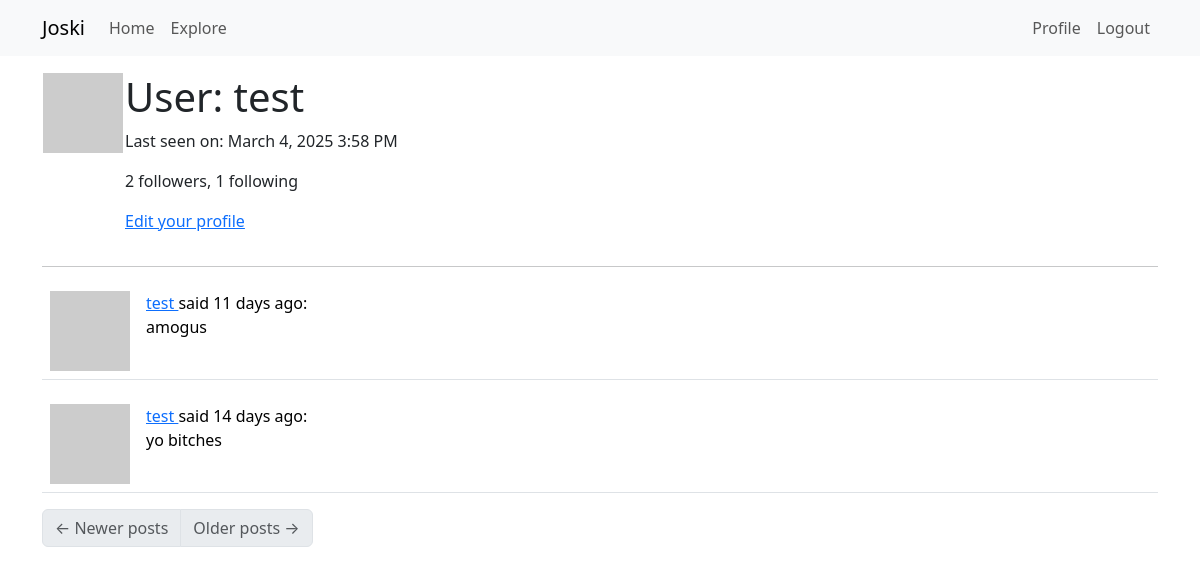
The page /user/test (signed in) on the database as committed earlier.
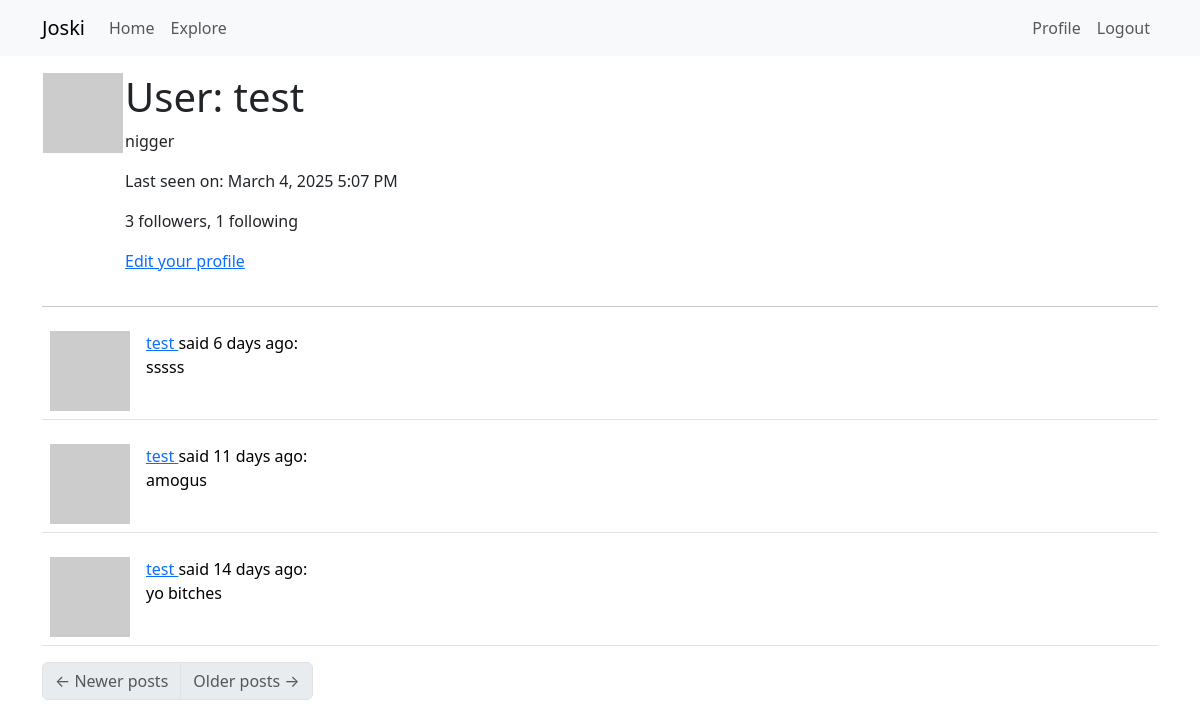
The same page on the database as committed later.
### app/models.py (models this page shows, shortened)
class User(UserMixin, db.Model):
    id: saorm.Mapped[int] = saorm.mapped_column(primary_key=True)
    username: saorm.Mapped[str] = saorm.mapped_column(sa.String(64), index=True, unique=True)
    email: saorm.Mapped[str] = saorm.mapped_column(sa.String(120), index=True, unique=True)
    password_hash: saorm.Mapped[typing.Optional[str]] = saorm.mapped_column(sa.String(256))
    about_me: saorm.Mapped[typing.Optional[str]] = saorm.mapped_column(sa.String(140))
    last_seen: saorm.Mapped[typing.Optional[datetime]] = saorm.mapped_column(default=lambda: datetime.now(timezone.utc))
    posts: saorm.WriteOnlyMapped['Post'] = saorm.relationship(back_populates='author')
    following: saorm.WriteOnlyMapped['User'] = saorm.relationship(
        secondary=followers, primaryjoin=(followers.c.follower_id == id),
        secondaryjoin=(followers.c.followed_id == id),
        back_populates='followers')
    followers: saorm.WriteOnlyMapped['User'] = saorm.relationship(
        secondary=followers, primaryjoin=(followers.c.followed_id == id),
        secondaryjoin=(followers.c.follower_id == id),
        back_populates='following')
    def avatar(self, size):
        digest = md5(self.email.lower().encode('utf-8')).hexdigest()
        return f'https://www.gravatar.com/avatar/{digest}?d=identicon&s={size}'
    def followers_count(self):
        query = sa.select(sa.func.count()).select_from(
            self.followers.select().subquery())
        return db.session.scalar(query)
    def following_count(self):
        query = sa.select(sa.func.count()).select_from(
            self.following.select().subquery())
        return db.session.scalar(query)

class Post(db.Model):
    id: saorm.Mapped[int] = saorm.mapped_column(primary_key=True)
    body: saorm.Mapped[str] = saorm.mapped_column(sa.String(140))
    timestamp: saorm.Mapped[datetime] = saorm.mapped_column(index=True, default=lambda: datetime.now(timezone.utc))
    user_id: saorm.Mapped[int] = saorm.mapped_column(sa.ForeignKey(User.id), index=True)
    author: saorm.Mapped[User] = saorm.relationship(back_populates='posts')

### app/routes/route.py (the view)
@bp.route('/user/<username>')
@login_required
def user(username):
    user = db.first_or_404(sa.select(User).where(User.username == username))
    page = request.args.get('page', 1, type=int)
    query = user.posts.select().order_by(Post.timestamp.desc())
    posts = db.paginate(query, page=page,
                        per_page=current_app.config['POSTS_PER_PAGE'],
                        error_out=False)
    next_url = url_for('routes.user', username=user.username, page=posts.next_num) \
        if posts.has_next else None
    prev_url = url_for('routes.user', username=user.username, page=posts.prev_num) \
        if posts.has_prev else None
    form = EmptyForm()
    return render_template('user.html', user=user, posts=posts,
                           next_url=next_url, prev_url=prev_url, form=form)

### app/models.py (called while the page is built)
@login.user_loader
def load_user(id):
    return db.session.get(User, int(id))

### app/routes/route.py (called while the page is built)
@bp.before_request # means before view func
def before_request():
    if current_user.is_authenticated:
        current_user.last_seen = datetime.now(timezone.utc)
        db.session.commit()

### app/templates/user.html (shortened to what this page needs)
{% extends "base.html" %}
{% block content %}
    <table>
        <tr valign="top">
            <td><img src="{{ user.avatar(128) }}"></td>
            <td>
                <h1>User: {{ user.username }}</h1>
                {% if user.about_me %} <p>{{ user.about_me }} </p> {% endif %}
                {% if user.last_seen %}
                <p>Last seen on: {{ moment(user.last_seen).format('LLL') }} </p>
                {% endif %}
                <p>{{ user.followers_count() }} followers, {{ user.following_count() }} following</p>
                {% if user == current_user %}
                    <p><a href="{{ url_for('routes.edit_profile') }}">Edit your profile</a></p>
                {% endif %}
            </td>
        </tr>
    </table>
    <hr>
    {% for post in posts %}
        {% include '_post.html' %}
    {% endfor %}
    <nav aria-label="Post navigation">
        <ul class="pagination">
            <li class="page-item{% if not prev_url %} disabled{% endif %}">
                <a class="page-link" href="{{ prev_url }}">
                    <span aria-hidden="true">&larr;</span> Newer posts
                </a>
            </li>
            <li class="page-item{% if not next_url %} disabled{% endif %}">
                <a class="page-link" href="{{ next_url }}">
                    Older posts <span aria-hidden="true">&rarr;</span>
                </a>
            </li>
        </ul>
    </nav>
{% endblock %}

### app/templates/_post.html
<table class="table table-hover">
    <tr>
        <td width="70px">
            <a href="{{ url_for('routes.user', username=post.author.username) }}">
                <img src="{{ post.author.avatar(70) }}" />
            </a>
        </td>
        <td>
            <a href="{{ url_for('routes.user', username=post.author.username) }}">
                {{ post.author.username }}
            </a>
            said {{ moment(post.timestamp).fromNow() }}:
            <br>
            {{ post.body }}
        </td>
    </tr>
</table>

Rows that differ between the two databases and show on the page:
changed User "test": about_me (not shown) → "nigger"; last_seen "March 4, 2025 3:58 PM" → "March 4, 2025 5:07 PM"
added Post: author.username "test", timestamp "6 days ago", body "sssss"
Other text that changed with them:
{{ user.followers_count() }}: "2" → "3"
